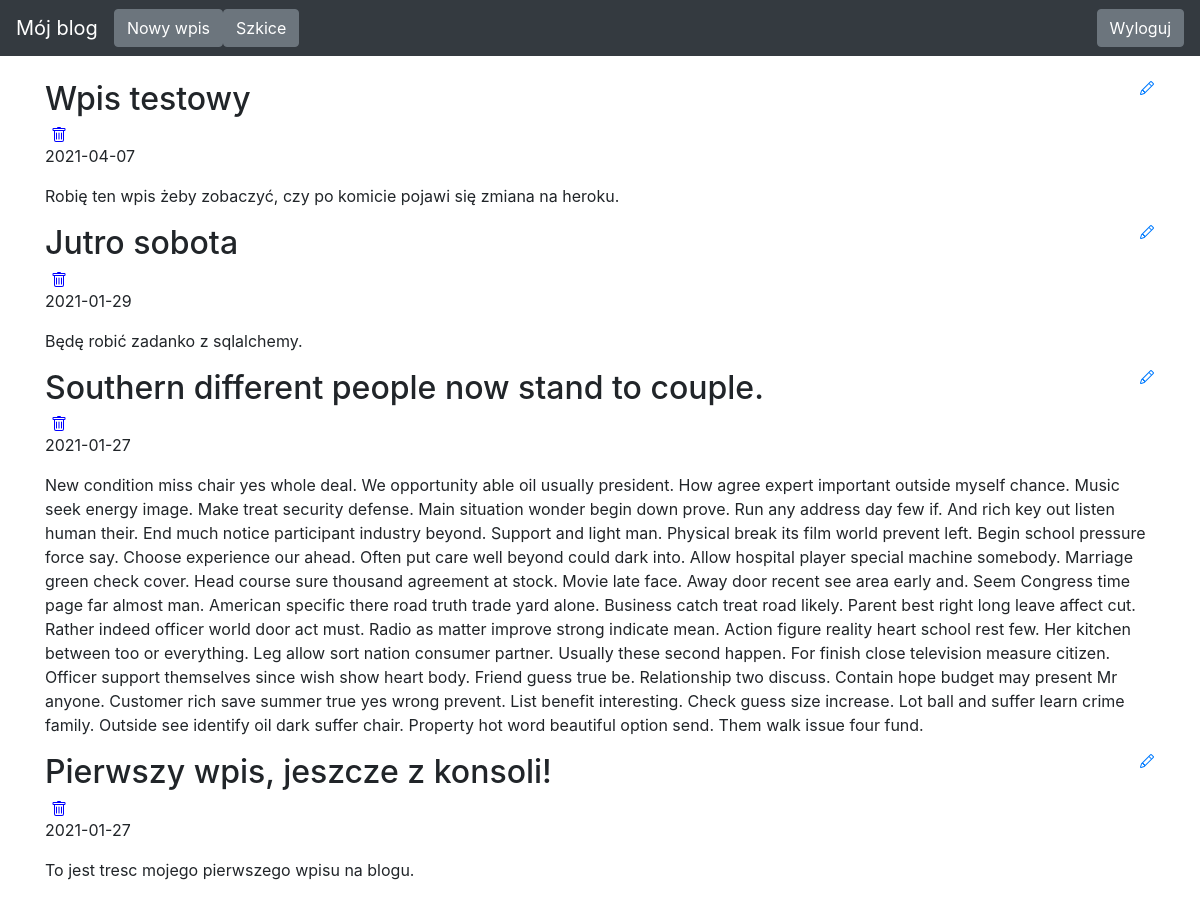
The page / (signed in) on the database its author committed.
### blog/models.py (models this page shows)
class Entry(db.Model):
    id = db.Column(db.Integer, primary_key=True)
    title = db.Column(db.String(80), nullable=False)
    body = db.Column(db.Text, nullable=False)
    pub_date = db.Column(db.DateTime, nullable=False,
                         default=datetime.datetime.utcnow)
    is_published = db.Column(db.Boolean, default=False)

### blog/routes.py (the view)
@app.route('/', methods=["GET", "POST"])
def index():
    all_posts = Entry.query.filter_by(is_published=True). \
        order_by(Entry.pub_date.desc())
    return render_template("homepage.html", all_posts=all_posts)

### blog/templates/homepage.html (shortened to what this page needs)
{% extends "base.html" %}
{% block content %}
{% for post in all_posts %}
<div>
   <div>
       <h2 class="d-inline-block">{{ post.title }}</h2>
       <a href="{{ url_for('edit_entry', entry_id=post.id) }}">
       </a>
       <form class="form-inline my-2 my-lg-0" action="/delete-post/{{post.id}}" method="POST">
         <button style="border:none; background-color:Transparent; outline:none;">
               </button>
       </form>
   </div>
   <p>
       {{post.pub_date.strftime('%Y-%m-%d') }}
   </p>
   <p>
       {{ post.body}}
   </p>
</div>
{% endfor %}
{% endblock %}

### blog/templates/base.html (style rules this page uses)
body { padding-top: 5rem; }

### rows shown on the page
Entry: title "Wpis testowy", pub_date "2021-04-07", body "Robię ten wpis żeby zobaczyć, czy po komicie pojawi się zmiana na heroku."
Entry: title "Jutro sobota", pub_date "2021-01-29", body "Będę robić zadanko z sqlalchemy."
Entry: title "Southern different people now stand to couple.", pub_date "2021-01-27", body "New condition miss chair yes whole deal. We opportunity able oil usually president. How agree expert important outside myself chance. Music seek energy image. Make treat security defense. Main situation wonder begin down prove. Run any address day few if. And rich key out listen human their. End much notice participant industry beyond. Support and light man. Physical break its film world prevent left. Begin school pressure force say. Choose experience our ahead. Often put care well beyond could dark into. Allow hospital player special machine somebody. Marriage green check cover. Head course sure thousand agreement at stock. Movie late face. Away door recent see area early and. Seem…"
Entry: title "Pierwszy wpis, jeszcze z konsoli!", pub_date "2021-01-27", body "To jest tresc mojego pierwszego wpisu na blogu."
